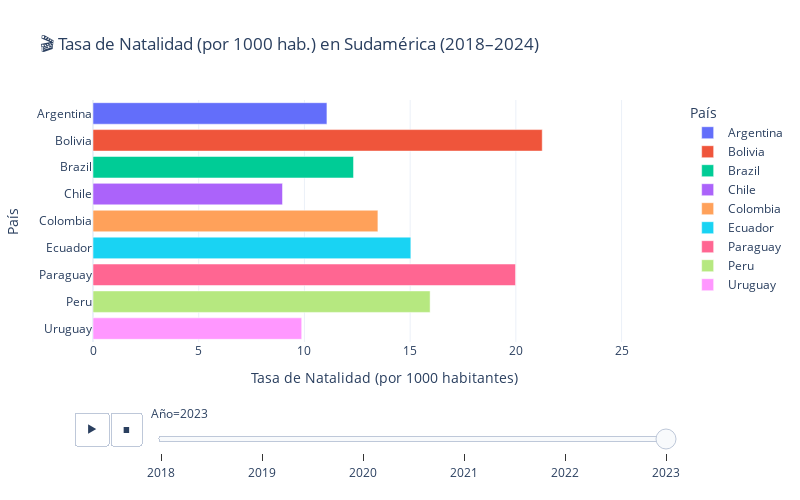

The notebook cell saved with this chart:
### Markdown cell above
### LINEA DE TIEMPO INTERACTIVA ANIMADA DE LA TASA DE NATALIDAD EN SUDAMERICA

### Code cell
# Importamos Plotly Express para gráficos interactivos
import plotly.express as px  

# Seleccionamos solo las columnas necesarias y eliminamos los valores nulos
df_anim = df_filtrado[["Año", "País", "Tasa de Natalidad (por 1000 habitantes)"]].dropna()

# Crear gráfico de barras horizontales animadas
fig = px.bar(
    df_anim,                                # DataFrame de entrada
    x="Tasa de Natalidad (por 1000 habitantes)",  # Longitud de la barra (eje X)
    y="País",                               # País en eje Y (barras horizontales)
    color="País",                           # Color diferente por país
    orientation='h',                        # Esto indica que las barras son horizontales
    animation_frame="Año",                  # Frame de animación: se actualiza por año
    range_x=[0, df_anim["Tasa de Natalidad (por 1000 habitantes)"].max() + 5],  # Ajusta el rango del eje X
    title="🎬 Tasa de Natalidad (por 1000 hab.) en Sudamérica (2018–2024)"  # Título del gráfico
)

# Personalizamos el gráfico
fig.update_layout(
    xaxis_title="Tasa de Natalidad (por 1000 habitantes)",  # Etiqueta del eje X
    yaxis_title="País",                                     # Etiqueta del eje Y
    template="plotly_white",                                # Estilo limpio y profesional
    width=800,                                              # Ancho del gráfico
    height=500                                              # Alto del gráfico
)

# Mostrar gráfico animado e interactivo
fig.show()

### Figure 1 — Plotly figure (JSON) as saved in the notebook; plotly's stock layout.template omitted (floating-point values rounded to 4 significant figures)
{"data": [{"alignmentgroup": "True", "hovertemplate": "País=%{y}<br>Año=2023<br>Tasa de Natalidad (por 1000 habitantes)=%{x}<extra></extra>", "legendgroup": "Argentina", "marker": {"color": "#636efa", "pattern": {"shape": ""}}, "name": "Argentina", "offsetgroup": "Argentina", "orientation": "h", "showlegend": true, "textposition": "auto", "type": "bar", "x": [11.06], "xaxis": "x", "y": ["Argentina"], "yaxis": "y"}, {"alignmentgroup": "True", "hovertemplate": "País=%{y}<br>Año=2023<br>Tasa de Natalidad (por 1000 habitantes)=%{x}<extra></extra>", "legendgroup": "Bolivia", "marker": {"color": "#EF553B", "pattern": {"shape": ""}}, "name": "Bolivia", "offsetgroup": "Bolivia", "orientation": "h", "showlegend": true, "textposition": "auto", "type": "bar", "x": [21.25], "xaxis": "x", "y": ["Bolivia"], "yaxis": "y"}, {"alignmentgroup": "True", "hovertemplate": "País=%{y}<br>Año=2023<br>Tasa de Natalidad (por 1000 habitantes)=%{x}<extra></extra>", "legendgroup": "Brazil", "marker": {"color": "#00cc96", "pattern": {"shape": ""}}, "name": "Brazil", "offsetgroup": "Brazil", "orientation": "h", "showlegend": true, "textposition": "auto", "type": "bar", "x": [12.32], "xaxis": "x", "y": ["Brazil"], "yaxis": "y"}, {"alignmentgroup": "True", "hovertemplate": "País=%{y}<br>Año=2023<br>Tasa de Natalidad (por 1000 habitantes)=%{x}<extra></extra>", "legendgroup": "Chile", "marker": {"color": "#ab63fa", "pattern": {"shape": ""}}, "name": "Chile", "offsetgroup": "Chile", "orientation": "h", "showlegend": true, "textposition": "auto", "type": "bar", "x": [8.963], "xaxis": "x", "y": ["Chile"], "yaxis": "y"}, {"alignmentgroup": "True", "hovertemplate": "País=%{y}<br>Año=2023<br>Tasa de Natalidad (por 1000 habitantes)=%{x}<extra></extra>", "legendgroup": "Colombia", "marker": {"color": "#FFA15A", "pattern": {"shape": ""}}, "name": "Colombia", "offsetgroup": "Colombia", "orientation": "h", "showlegend": true, "textposition": "auto", "type": "bar", "x": [13.47], "xaxis": "x", "y": ["Colombia"], "yaxis": "y"}, {"alignmentgroup": "True", "hovertemplate": "País=%{y}<br>Año=2023<br>Tasa de Natalidad (por 1000 habitantes)=%{x}<extra></extra>", "legendgroup": "Ecuador", "marker": {"color": "#19d3f3", "pattern": {"shape": ""}}, "name": "Ecuador", "offsetgroup": "Ecuador", "orientation": "h", "showlegend": true, "textposition": "auto", "type": "bar", "x": [15.03], "xaxis": "x", "y": ["Ecuador"], "yaxis": "y"}, {"alignmentgroup": "True", "hovertemplate": "País=%{y}<br>Año=2023<br>Tasa de Natalidad (por 1000 habitantes)=%{x}<extra></extra>", "legendgroup": "Paraguay", "marker": {"color": "#FF6692", "pattern": {"shape": ""}}, "name": "Paraguay", "offsetgroup": "Paraguay", "orientation": "h", "showlegend": true, "textposition": "auto", "type": "bar", "x": [19.98], "xaxis": "x", "y": ["Paraguay"], "yaxis": "y"}, {"alignmentgroup": "True", "hovertemplate": "País=%{y}<br>Año=2023<br>Tasa de Natalidad (por 1000 habitantes)=%{x}<extra></extra>", "legendgroup": "Peru", "marker": {"color": "#B6E880", "pattern": {"shape": ""}}, "name": "Peru", "offsetgroup": "Peru", "orientation": "h", "showlegend": true, "textposition": "auto", "type": "bar", "x": [15.94], "xaxis": "x", "y": ["Peru"], "yaxis": "y"}, {"alignmentgroup": "True", "hovertemplate": "País=%{y}<br>Año=2023<br>Tasa de Natalidad (por 1000 habitantes)=%{x}<extra></extra>", "legendgroup": "Uruguay", "marker": {"color": "#FF97FF", "pattern": {"shape": ""}}, "name": "Uruguay", "offsetgroup": "Uruguay", "orientation": "h", "showlegend": true, "textposition": "auto", "type": "bar", "x": [9.871], "xaxis": "x", "y": ["Uruguay"], "yaxis": "y"}], "layout": {"barmode": "relative", "height": 500, "legend": {"title": {"text": "País"}, "tracegroupgap": 0}, "sliders": [{"active": 5, "currentvalue": {"prefix": "Año="}, "len": 0.9, "pad": {"b": 10, "t": 60}, "steps": [{"args": [["2018"], {"frame": {"duration": 0, "redraw": true}, "fromcurrent": true, "mode": "immediate", "transition": {"duration": 0, "easing": "linear"}}], "label": "2018", "method": "animate"}, {"args": [["2019"], {"frame": {"duration": 0, "redraw": true}, "fromcurrent": true, "mode": "immediate", "transition": {"duration": 0, "easing": "linear"}}], "label": "2019", "method": "animate"}, {"args": [["2020"], {"frame": {"duration": 0, "redraw": true}, "fromcurrent": true, "mode": "immediate", "transition": {"duration": 0, "easing": "linear"}}], "label": "2020", "method": "animate"}, {"args": [["2021"], {"frame": {"duration": 0, "redraw": true}, "fromcurrent": true, "mode": "immediate", "transition": {"duration": 0, "easing": "linear"}}], "label": "2021", "method": "animate"}, {"args": [["2022"], {"frame": {"duration": 0, "redraw": true}, "fromcurrent": true, "mode": "immediate", "transition": {"duration": 0, "easing": "linear"}}], "label": "2022", "method": "animate"}, {"args": [["2023"], {"frame": {"duration": 0, "redraw": true}, "fromcurrent": true, "mode": "immediate", "transition": {"duration": 0, "easing": "linear"}}], "label": "2023", "method": "animate"}], "x": 0.1, "xanchor": "left", "y": 0, "yanchor": "top"}], "title": {"text": "🎬 Tasa de Natalidad (por 1000 hab.) en Sudamérica (2018–2024)"}, "updatemenus": [{"active": 0, "buttons": [{"args": [null, {"frame": {"duration": 500, "redraw": true}, "fromcurrent": true, "mode": "immediate", "transition": {"duration": 500, "easing": "linear"}}], "label": "&#9654;", "method": "animate"}, {"args": [[null], {"frame": {"duration": 0, "redraw": true}, "fromcurrent": true, "mode": "immediate", "transition": {"duration": 0, "easing": "linear"}}], "label": "&#9724;", "method": "animate"}], "direction": "left", "pad": {"r": 10, "t": 70}, "showactive": false, "type": "buttons", "x": 0.1, "xanchor": "right", "y": 0, "yanchor": "top"}], "width": 800, "xaxis": {"anchor": "y", "domain": [0, 1], "range": [0, 27.57], "title": {"text": "Tasa de Natalidad (por 1000 habitantes)"}, "type": "linear"}, "yaxis": {"anchor": "x", "autorange": true, "categoryarray": ["Uruguay", "Peru", "Paraguay", "Ecuador", "Colombia", "Chile", "Brazil", "Bolivia", "Argentina"], "categoryorder": "array", "domain": [0, 1], "range": [-0.5, 8.5], "title": {"text": "País"}, "type": "category"}}}
